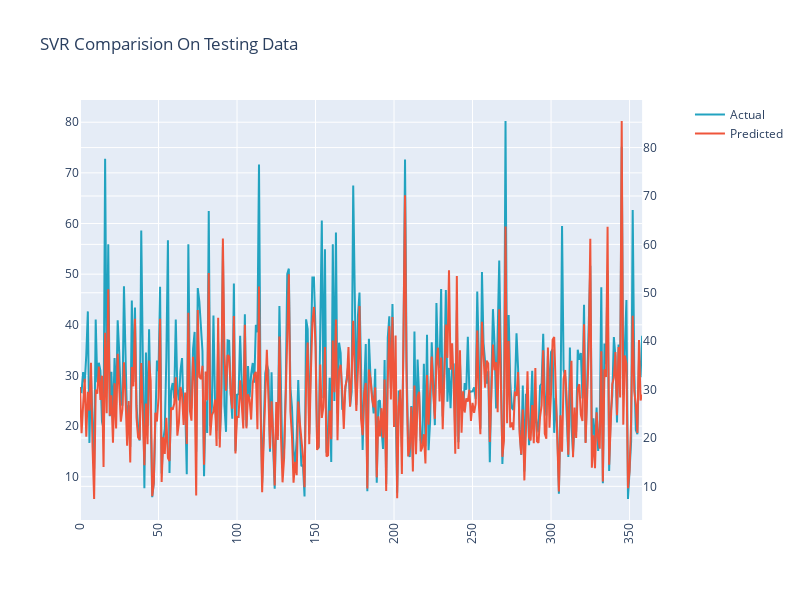

Here is the notebook cell this chart was saved with:
### Markdown cell above
## Comparision Of Predicted AQI and Actual AQI

### Code cell
import plotly.graph_objects as go
from plotly.subplots import make_subplots

trace1 = go.Scatter(
   
    y=df_y.iloc[:,-1],
    name="Actual",
    marker=dict(
        color='rgb(34,163,192)'
               )
)
trace2 = go.Scatter(
    y=df_y.iloc[:,0],
    
    name='Predicted',
    yaxis='y2'

)
fig = make_subplots(specs=[[{"secondary_y": True}]])
fig.add_trace(trace1)
fig.add_trace(trace2,secondary_y=True)
fig['layout'].update(height = 600, width = 800, title = "SVR Comparision On Testing Data ",xaxis=dict(
      tickangle=-90
    ))
fig.show()

### Figure 1 — Plotly figure (JSON) as saved in the notebook; plotly's stock layout.template omitted (floating-point values rounded to 4 significant figures; data arrays with more than 128 entries replaced by an {"elided": "..."} marker saying what was removed)
{"data": [{"marker": {"color": "rgb(34,163,192)"}, "name": "Actual", "type": "scatter", "y": {"elided": "359 float values"}}, {"name": "Predicted", "type": "scatter", "xaxis": "x", "y": {"elided": "359 float values"}, "yaxis": "y2"}], "layout": {"height": 600, "title": {"text": "SVR Comparision On Testing Data "}, "width": 800, "xaxis": {"anchor": "y", "domain": [0, 0.94], "tickangle": -90}, "yaxis": {"anchor": "x", "domain": [0, 1]}, "yaxis2": {"anchor": "x", "overlaying": "y", "side": "right"}}}
